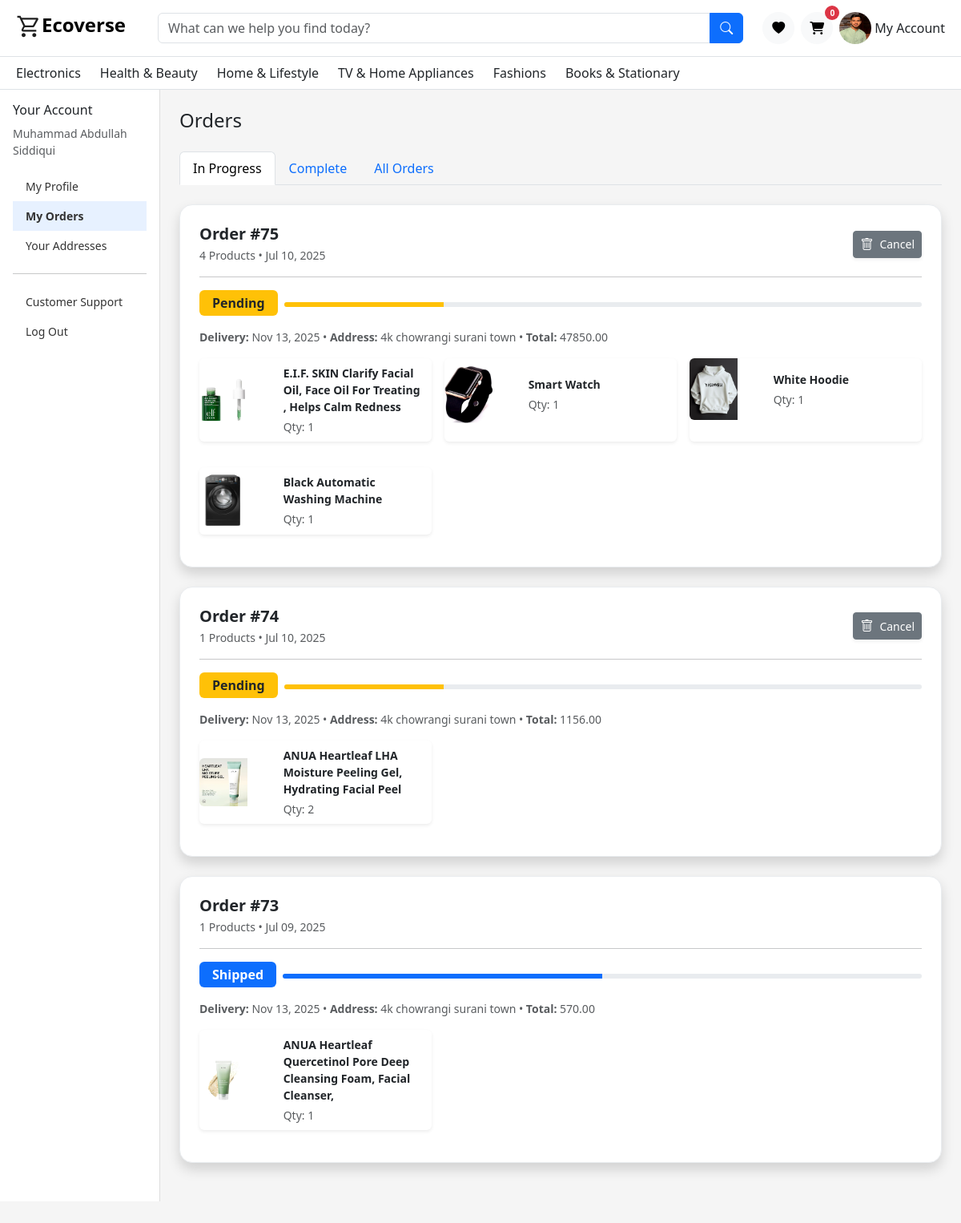
/Client/Profile.php (signed in), run on an earlier commit of the app's database.
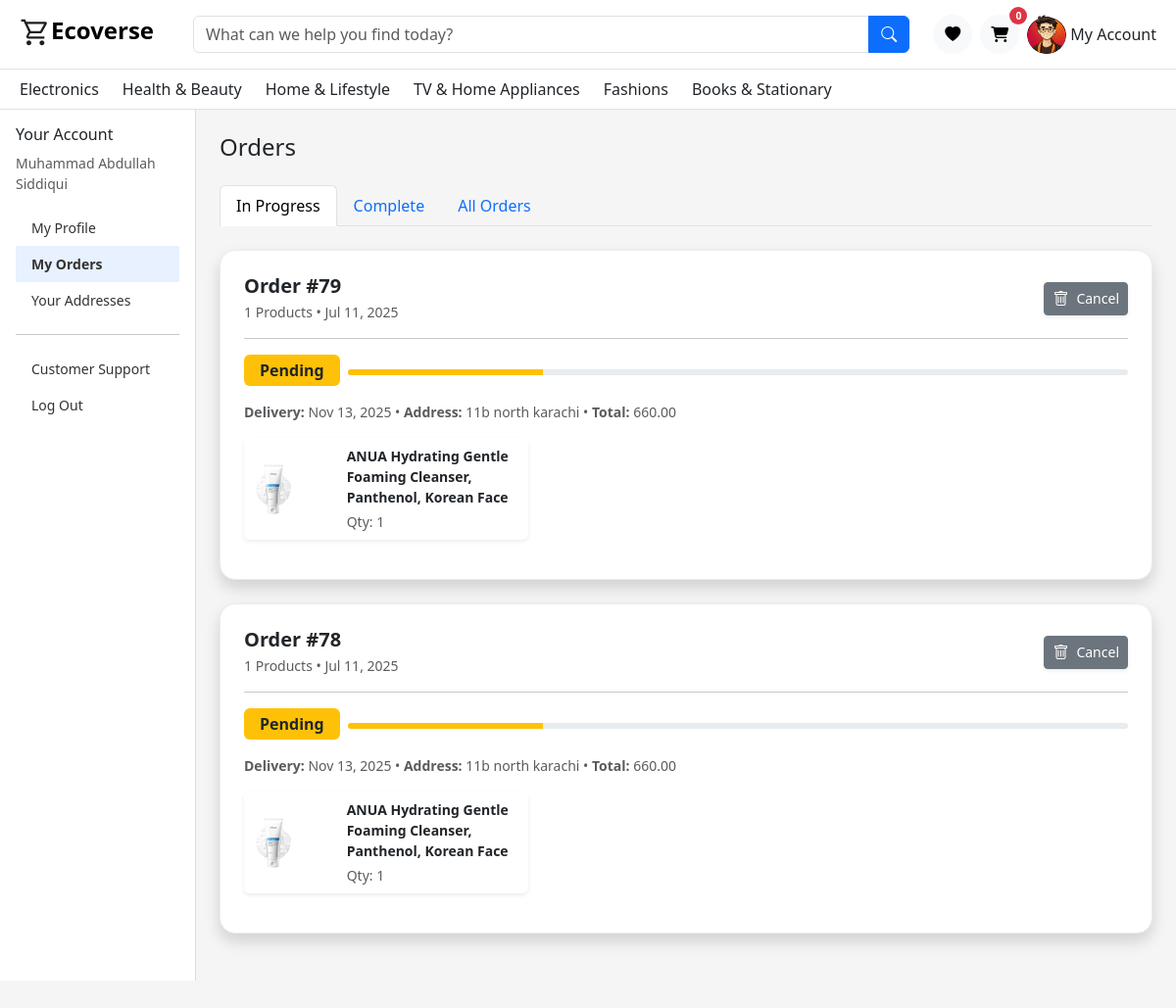
And on a later commit of the database.
### tables this page shows
CREATE TABLE `users` (
  `id` int(11) NOT NULL,
  `name` varchar(100) NOT NULL,
  `email` varchar(100) NOT NULL,
  `password` varchar(255) NOT NULL,
  `phone` varchar(20) DEFAULT NULL,
  `role` enum('user','admin') DEFAULT 'user',
  `status` enum('active','inactive') DEFAULT 'active',
  `created_at` datetime DEFAULT current_timestamp(),
  `updated_at` datetime DEFAULT current_timestamp() ON UPDATE current_timestamp(),
  `user_profile` varchar(255) NOT NULL DEFAULT '',
  `gender` enum('male','female') DEFAULT 'male',
  `email_token` varchar(255) DEFAULT NULL,
  `token_expiry` datetime DEFAULT NULL
);

CREATE TABLE `categories` (
  `id` int(11) NOT NULL,
  `name` varchar(100) NOT NULL
);

CREATE TABLE `orders` (
  `id` int(11) NOT NULL,
  `user_id` int(11) DEFAULT NULL,
  `address_id` int(11) DEFAULT NULL,
  `total` decimal(10,2) DEFAULT NULL,
  `status` enum('pending','shipped','delivered','cancelled') DEFAULT 'pending',
  `created_at` timestamp NOT NULL DEFAULT current_timestamp(),
  `payment_method` enum('Cash','Card','UPI','Wallet') NOT NULL
);

CREATE TABLE `addresses` (
  `id` int(11) NOT NULL,
  `user_id` int(11) NOT NULL,
  `full_name` varchar(100) NOT NULL,
  `phone` varchar(20) DEFAULT NULL,
  `address_line1` varchar(255) NOT NULL,
  `city` varchar(100) NOT NULL,
  `country` varchar(100) DEFAULT 'Pakistan',
  `type` enum('billing','shipping') NOT NULL,
  `created_at` timestamp NOT NULL DEFAULT current_timestamp(),
  `updated_at` timestamp NOT NULL DEFAULT current_timestamp()
);

CREATE TABLE `order_items` (
  `id` int(11) NOT NULL,
  `order_id` int(11) DEFAULT NULL,
  `product_id` int(11) DEFAULT NULL,
  `quantity` int(11) DEFAULT NULL,
  `price` decimal(10,2) DEFAULT NULL
);

CREATE TABLE `product_images` (
  `id` int(11) NOT NULL,
  `product_id` int(11) DEFAULT NULL,
  `image_url` varchar(255) DEFAULT NULL
);

CREATE TABLE `products` (
  `id` int(11) NOT NULL,
  `name` varchar(200) NOT NULL,
  `description` text DEFAULT NULL,
  `price` decimal(10,2) DEFAULT NULL,
  `subcategory_id` int(11) DEFAULT NULL,
  `created_at` datetime DEFAULT current_timestamp(),
  `brand_id` int(11) DEFAULT NULL,
  `category_id` int(11) DEFAULT NULL,
  `status` varchar(50) NOT NULL DEFAULT 'In Stock'
);

### Client/Profile.php (the view, shortened to what the changed rows need)
<?php
include './includes/Navbar.php';
include("../Server/Admin-Panel/config/db.php");
$user_id = $_SESSION['user_id'];
?>
<link href="https://cdn.jsdelivr.net/npm/bootstrap@5.3.3/dist/css/bootstrap.min.css" rel="stylesheet" />
<link href="https://cdnjs.cloudflare.com/ajax/libs/font-awesome/6.5.0/css/all.min.css" rel="stylesheet" />
<div class="container-fluid">
  <div class="row">
    <?php
    $sql = "SELECT * FROM users WHERE id = $user_id";
    $result = $conn->query($sql);
    if ($row = $result->fetch_assoc()) {
    ?>
      <div id="sidebar_mob"  class="col-12 col-md-3 col-lg-2 sidebar p-0">
        <div class="p-3">
          <h6>Your Account</h6>
          <small class="text-muted d-block mb-3"><?= htmlspecialchars($row['name']) ?></small>
          <a href="./homeprofile.php" id="Home">My Profile</a>
          <a href="./Profile.php" id='myorders' class="active">My Orders</a>
          <a href="#">Your Addresses</a>
          <hr />
          <a href="./customer_support.php">Customer Support</a>
          <a href="./logout.php">Log Out</a>
        </div>
      </div>
    <?php
    }
    ?>
    <div class="col-md-9 col-lg-10 p-4">
      <div class="tab-content">
        <div class="tab-pane fade show active" id="current">
          <?php
          $sql_pending_shipped = "
SELECT
    o.id AS order_id,
    o.user_id,
    o.created_at,
    o.status,
    o.total,
    a.address_line1 AS address,
    COUNT(oi.id) AS product_count_ps
FROM orders o
INNER JOIN addresses a ON o.address_id = a.id
INNER JOIN order_items oi ON o.id = oi.order_id
WHERE o.user_id = $user_id
AND o.status IN ('pending', 'shipped')
GROUP BY o.id, o.user_id, o.created_at, o.status, o.total, a.address_line1
ORDER BY o.created_at DESC";
          $result_pending_shipped = $conn->query($sql_pending_shipped);
          if ($result_pending_shipped->num_rows > 0) {
            while ($order_ps = $result_pending_shipped->fetch_assoc()) {
          ?>
              <div class="order-card shadow rounded-4 p-4 mb-4 bg-white border border-light-subtle">
                <div class="d-flex flex-column flex-md-row justify-content-between align-items-start align-items-md-center gap-2">
                  <div>
                    <h5 class="mb-1 text-dark fw-semibold">Order #<?= $order_ps['order_id'] ?></h5>
                    <div class="text-muted small">
                      <?= $order_ps['product_count_ps'] ?> Products • <?= date('M d, Y', strtotime($order_ps['created_at'])) ?>
                    </div>
                  </div>
                  <div class="d-flex flex-wrap gap-2 mt-2 mt-md-0">
                      <?php if ($order_ps['status'] === 'pending') { ?>
                        <button onclick="orderCancel(<?= $order_ps['order_id']  ?>)" class="btn btn-sm btn-secondary d-inline-flex align-items-center gap-2 shadow-sm">
                          <i class="bi bi-trash fs-6"></i>
                          <span>Cancel</span>
                        </button>
                      <?php } ?>
                  </div>
                </div>
                <hr class="my-3">
                <?php
                $badgeClass = '';
                $progress = 0;
                if ($order_ps['status'] === "pending") {
                  $badgeClass = 'bg-warning text-dark';
                  $progress = 25;
                } elseif ($order_ps['status'] === "shipped") {
                  $badgeClass = 'bg-primary';
                  $progress = 50;
                } elseif ($order_ps['status'] === "delivered") {
                  $badgeClass = 'bg-success';
                  $progress = 100;
                } elseif ($order_ps['status'] === "cancelled") {
                  $badgeClass = 'bg-danger';
                  $progress = 0;
                }
                ?>
                <div class="d-flex flex-wrap gap-2 align-items-center mb-3">
                  <span class="badge <?= $badgeClass ?> text-capitalize px-3 py-2 fs-6"><?= $order_ps['status'] ?></span>
                  <div class="flex-grow-1">
                    <div class="progress mt-1" style="height: 6px;">
                      <div class="progress-bar <?= $badgeClass ?>" role="progressbar" style="width: <?= $progress ?>%;" aria-valuenow="<?= $progress ?>" aria-valuemin="0" aria-valuemax="100"></div>
                    </div>
                  </div>
                </div>
                <div class="small text-muted mb-3">
                  <strong>Delivery:</strong> Nov 13, 2025 •
                  <strong>Address:</strong> <?= $order_ps['address'] ?> •
                  <strong>Total:</strong> <?= $order_ps['total'] ?>
                </div>
                <div class="row g-3">
                  <?php
                  $order_id_ps = $order_ps['order_id'];
                  $itemsSql_ps = "
SELECT
  products.name AS product_name,
  product_images.image_url,
  order_items.quantity
FROM order_items
INNER JOIN products ON products.id = order_items.product_id
INNER JOIN product_images ON product_images.product_id = products.id
WHERE order_items.order_id = $order_id_ps";
                  $itemsResult_ps = $conn->query($itemsSql_ps);
                  while ($item_ps = $itemsResult_ps->fetch_assoc()) {
                  ?>
                    <div class="col-12 col-md-6 col-lg-4 mb-3">
                      <div class="card h-100 border-0 shadow-sm hover-shadow transition">
                        <div class="row g-0 align-items-center">
                          <div class="col-4">
                            <img src="../Server/uploads/<?= $item_ps['image_url'] ?>" alt="Product" class="img-fluid rounded-start">
                          </div>
                          <div class="col-8">
                            <div class="card-body p-2">
                              <p class="small mb-1 fw-semibold"><?= $item_ps['product_name'] ?></p>
                              <div class="text-muted small">Qty: <?= $item_ps['quantity'] ?></div>
                            </div>
                          </div>
                        </div>
                      </div>
                    </div>
                  <?php } ?>
                </div>
              </div>
          <?php }
          } else {
            echo '<h2 class="text-center text-muted py-5">No in-progress orders found.</h2>';
          } ?>
        </div>
      </div>
    </div>

### Client/includes/Navbar.php (shortened to what the changed rows need)
<?php
 include("../Server/Admin-Panel/config/db.php");
 if (isset($_SESSION['user_id'])) {
   $user_id = $_SESSION['user_id'];
   $sql = "SELECT * FROM users WHERE id = $user_id ";
   $result = $conn->query($sql);
   if ($row = $result->fetch_assoc()) {
     $profile = $row['user_profile'];
   }
 }
 ?>
<nav class="navbar navbar-expand-lg bg-white border-bottom py-2  navbar_desktop  ">
  <div class="container-fluid mx-2">
    <div class="d-flex align-items-center gap-2">
      <div class="dropdown">
        <a class="nav-link d-flex align-items-center" href="#" data-bs-toggle="dropdown">
          <img src="<?= empty($profile) ? './Assets/Images/user.png' : '../Server/uploads/' . $profile ?>" width="40" height="40" class="rounded-circle me-1">
          My Account
        </a>
      </div>
    </div>
  </div>
</nav>
<nav class="bg-white border-bottom py-2  navbar_desktop ">
  <div class="container-fluid mx-2 d-flex justify-content-between">
    <div class="d-flex gap-4 flex-wrap">
      <?php
       $sql = "SELECT * FROM categories";
       $result = $conn->query($sql);
       while ($row = $result->fetch_assoc()) {
       ?>
        <div class="dropdown">
          <a href="#" class="nav-link" data-bs-toggle="dropdown">
            <?= htmlspecialchars($row['name']) ?>
          </a>
        </div>
      <?php
       }
       ?>
    </div>
  </div>
</nav>

What changed in the data, as far as the page shows it:
no longer on this page (row edited): orders: id "75", product_count_ps "4", created_at "Jul 10, 2025", status "Pending", address.address_line1 "4k chowrangi surani town", total "47850.00"
no longer on this page (row unchanged): order_items: product_images.image_url (picture), product.name "E.I.F. SKIN Clarify Facial Oil, Face Oil For Treating , Helps Calm Redness", quantity "1", shown under "75"
no longer on this page (row unchanged): order_items: product_images.image_url (picture), product.name "Smart Watch", quantity "1", shown under "75"
no longer on this page (row unchanged): order_items: product_images.image_url (picture), product.name "White Hoodie", quantity "1", shown under "75"
no longer on this page (row unchanged): order_items: product_images.image_url (picture), product.name "Black Automatic Washing Machine", quantity "1", shown under "75"
no longer on this page (row edited): orders: id "74", product_count_ps "1", created_at "Jul 10, 2025", status "Pending", address.address_line1 "4k chowrangi surani town", total "1156.00"
no longer on this page (row unchanged): order_items: product_images.image_url (picture), product.name "ANUA Heartleaf LHA Moisture Peeling Gel, Hydrating Facial Peel", quantity "2", shown under "74"
no longer on this page (row edited): orders: id "73", product_count_ps "1", created_at "Jul 09, 2025", status "Shipped", address.address_line1 "4k chowrangi surani town", total "570.00"
no longer on this page (row unchanged): order_items: product_images.image_url (picture), product.name "ANUA Heartleaf Quercetinol Pore Deep Cleansing Foam, Facial Cleanser,", quantity "1", shown under "73"
changed users "Muhammad Abdullah Siddiqui": user_profile: a different picture
added orders: id "79", product_count_ps "1", created_at "Jul 11, 2025", status "Pending", address.address_line1 "11b north karachi", total "660.00"
added order_items: product_images.image_url (picture), product.name "ANUA Hydrating Gentle Foaming Cleanser, Panthenol, Korean Face", quantity "1", shown under "79"
added orders: id "78", product_count_ps "1", created_at "Jul 11, 2025", status "Pending", address.address_line1 "11b north karachi", total "660.00"
added order_items: product_images.image_url (picture), product.name "ANUA Hydrating Gentle Foaming Cleanser, Panthenol, Korean Face", quantity "1", shown under "78"
